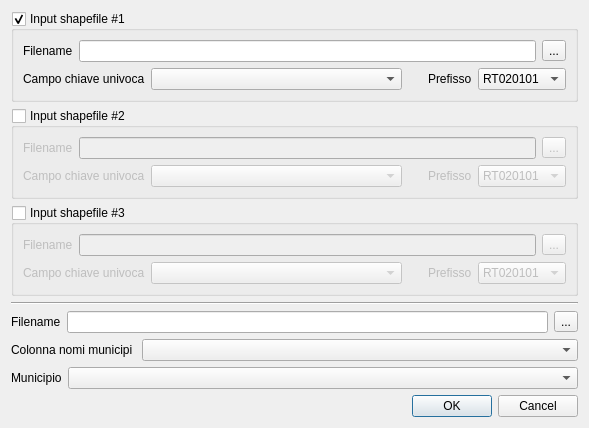
<?xml version="1.0" encoding="UTF-8"?>
<ui version="4.0">
 <class>Dialog</class>
 <widget class="QDialog" name="Dialog">
  <property name="geometry">
   <rect>
    <x>0</x>
    <y>0</y>
    <width>589</width>
    <height>370</height>
   </rect>
  </property>
  <property name="windowTitle">
   <string>Creazione database vuoto</string>
  </property>
  <layout class="QVBoxLayout" name="verticalLayout">
   <item>
    <widget class="QGroupBox" name="shape1Group">
     <property name="title">
      <string>Input shapefile #1</string>
     </property>
     <property name="checkable">
      <bool>true</bool>
     </property>
     <layout class="QVBoxLayout" name="verticalLayout_2">
      <item>
       <layout class="QHBoxLayout" name="horizontalLayout_1">
        <item>
         <widget class="QLabel" name="label_9">
          <property name="text">
           <string>Filename</string>
          </property>
         </widget>
        </item>
        <item>
         <widget class="QLineEdit" name="filename1Edit">
          <property name="readOnly">
           <bool>true</bool>
          </property>
         </widget>
        </item>
        <item>
         <widget class="QToolButton" name="browse1Btn">
          <property name="text">
           <string>...</string>
          </property>
         </widget>
        </item>
       </layout>
      </item>
      <item>
       <layout class="QHBoxLayout" name="horizontalLayout">
        <item>
         <widget class="QLabel" name="label_2">
          <property name="text">
           <string>Campo chiave univoca</string>
          </property>
         </widget>
        </item>
        <item>
         <widget class="QComboBox" name="field1Combo">
          <property name="sizePolicy">
           <sizepolicy hsizetype="Expanding" vsizetype="Fixed">
            <horstretch>0</horstretch>
            <verstretch>0</verstretch>
           </sizepolicy>
          </property>
         </widget>
        </item>
        <item>
         <widget class="QLabel" name="label">
          <property name="text">
           <string>Prefisso</string>
          </property>
          <property name="indent">
           <number>20</number>
          </property>
         </widget>
        </item>
        <item>
         <widget class="QComboBox" name="prefix1Combo">
          <property name="sizePolicy">
           <sizepolicy hsizetype="Preferred" vsizetype="Fixed">
            <horstretch>0</horstretch>
            <verstretch>0</verstretch>
           </sizepolicy>
          </property>
          <property name="sizeAdjustPolicy">
           <enum>QComboBox::AdjustToContents</enum>
          </property>
          <item>
           <property name="text">
            <string>RT020101</string>
           </property>
          </item>
          <item>
           <property name="text">
            <string>RT020202</string>
           </property>
          </item>
          <item>
           <property name="text">
            <string>RT020107</string>
           </property>
          </item>
         </widget>
        </item>
       </layout>
      </item>
     </layout>
    </widget>
   </item>
   <item>
    <widget class="QGroupBox" name="shape2Group">
     <property name="title">
      <string>Input shapefile #2</string>
     </property>
     <property name="checkable">
      <bool>true</bool>
     </property>
     <property name="checked">
      <bool>false</bool>
     </property>
     <layout class="QVBoxLayout" name="verticalLayout_3">
      <item>
       <layout class="QHBoxLayout" name="horizontalLayout_3">
        <item>
         <widget class="QLabel" name="label_7">
          <property name="text">
           <string>Filename</string>
          </property>
         </widget>
        </item>
        <item>
         <widget class="QLineEdit" name="filename2Edit">
          <property name="readOnly">
           <bool>false</bool>
          </property>
         </widget>
        </item>
        <item>
         <widget class="QToolButton" name="browse2Btn">
          <property name="text">
           <string>...</string>
          </property>
         </widget>
        </item>
       </layout>
      </item>
      <item>
       <layout class="QHBoxLayout" name="horizontalLayout_2">
        <item>
         <widget class="QLabel" name="label_3">
          <property name="text">
           <string>Campo chiave univoca</string>
          </property>
         </widget>
        </item>
        <item>
         <widget class="QComboBox" name="field2Combo">
          <property name="sizePolicy">
           <sizepolicy hsizetype="Expanding" vsizetype="Fixed">
            <horstretch>0</horstretch>
            <verstretch>0</verstretch>
           </sizepolicy>
          </property>
         </widget>
        </item>
        <item>
         <widget class="QLabel" name="label_4">
          <property name="text">
           <string>Prefisso</string>
          </property>
          <property name="indent">
           <number>20</number>
          </property>
         </widget>
        </item>
        <item>
         <widget class="QComboBox" name="prefix2Combo">
          <property name="sizePolicy">
           <sizepolicy hsizetype="Preferred" vsizetype="Fixed">
            <horstretch>0</horstretch>
            <verstretch>0</verstretch>
           </sizepolicy>
          </property>
          <property name="sizeAdjustPolicy">
           <enum>QComboBox::AdjustToContents</enum>
          </property>
          <item>
           <property name="text">
            <string>RT020101</string>
           </property>
          </item>
          <item>
           <property name="text">
            <string>RT020202</string>
           </property>
          </item>
          <item>
           <property name="text">
            <string>RT020107</string>
           </property>
          </item>
         </widget>
        </item>
       </layout>
      </item>
     </layout>
    </widget>
   </item>
   <item>
    <widget class="QGroupBox" name="shape3Group">
     <property name="title">
      <string>Input shapefile #3</string>
     </property>
     <property name="checkable">
      <bool>true</bool>
     </property>
     <property name="checked">
      <bool>false</bool>
     </property>
     <layout class="QVBoxLayout" name="verticalLayout_4">
      <item>
       <layout class="QHBoxLayout" name="horizontalLayout_4">
        <item>
         <widget class="QLabel" name="label_8">
          <property name="text">
           <string>Filename</string>
          </property>
         </widget>
        </item>
        <item>
         <widget class="QLineEdit" name="filename3Edit">
          <property name="readOnly">
           <bool>true</bool>
          </property>
         </widget>
        </item>
        <item>
         <widget class="QToolButton" name="browse3Btn">
          <property name="text">
           <string>...</string>
          </property>
         </widget>
        </item>
       </layout>
      </item>
      <item>
       <layout class="QHBoxLayout" name="horizontalLayout_5">
        <item>
         <widget class="QLabel" name="label_5">
          <property name="text">
           <string>Campo chiave univoca</string>
          </property>
         </widget>
        </item>
        <item>
         <widget class="QComboBox" name="field3Combo">
          <property name="sizePolicy">
           <sizepolicy hsizetype="Expanding" vsizetype="Fixed">
            <horstretch>0</horstretch>
            <verstretch>0</verstretch>
           </sizepolicy>
          </property>
         </widget>
        </item>
        <item>
         <widget class="QLabel" name="label_6">
          <property name="text">
           <string>Prefisso</string>
          </property>
          <property name="indent">
           <number>20</number>
          </property>
         </widget>
        </item>
        <item>
         <widget class="QComboBox" name="prefix3Combo">
          <property name="sizePolicy">
           <sizepolicy hsizetype="Preferred" vsizetype="Fixed">
            <horstretch>0</horstretch>
            <verstretch>0</verstretch>
           </sizepolicy>
          </property>
          <property name="sizeAdjustPolicy">
           <enum>QComboBox::AdjustToContents</enum>
          </property>
          <item>
           <property name="text">
            <string>RT020101</string>
           </property>
          </item>
          <item>
           <property name="text">
            <string>RT020202</string>
           </property>
          </item>
          <item>
           <property name="text">
            <string>RT020107</string>
           </property>
          </item>
         </widget>
        </item>
       </layout>
      </item>
     </layout>
    </widget>
   </item>
   <item>
    <widget class="Line" name="line">
     <property name="orientation">
      <enum>Qt::Horizontal</enum>
     </property>
    </widget>
   </item>
   <item>
    <layout class="QVBoxLayout" name="confiniGroup">
     <item>
      <layout class="QHBoxLayout" name="horizontalLayout_6">
       <item>
        <widget class="QLabel" name="label_10">
         <property name="text">
          <string>Filename</string>
         </property>
        </widget>
       </item>
       <item>
        <widget class="QLineEdit" name="filenameConfiniEdit"/>
       </item>
       <item>
        <widget class="QToolButton" name="browseConfiniBtn">
         <property name="text">
          <string>...</string>
         </property>
        </widget>
       </item>
      </layout>
     </item>
     <item>
      <layout class="QHBoxLayout" name="horizontalLayout_7">
       <item>
        <widget class="QLabel" name="label_12">
         <property name="sizePolicy">
          <sizepolicy hsizetype="Preferred" vsizetype="Preferred">
           <horstretch>0</horstretch>
           <verstretch>0</verstretch>
          </sizepolicy>
         </property>
         <property name="text">
          <string>Colonna nomi municipi </string>
         </property>
        </widget>
       </item>
       <item>
        <widget class="QComboBox" name="fieldComuneNameCombo">
         <property name="sizePolicy">
          <sizepolicy hsizetype="Expanding" vsizetype="Fixed">
           <horstretch>0</horstretch>
           <verstretch>0</verstretch>
          </sizepolicy>
         </property>
        </widget>
       </item>
      </layout>
     </item>
     <item>
      <layout class="QHBoxLayout" name="horizontalLayout_8">
       <item>
        <widget class="QLabel" name="label_11">
         <property name="text">
          <string>Municipio</string>
         </property>
        </widget>
       </item>
       <item>
        <widget class="QComboBox" name="comuneNameCombo">
         <property name="sizePolicy">
          <sizepolicy hsizetype="Expanding" vsizetype="Fixed">
           <horstretch>0</horstretch>
           <verstretch>0</verstretch>
          </sizepolicy>
         </property>
        </widget>
       </item>
      </layout>
     </item>
    </layout>
   </item>
   <item>
    <widget class="QDialogButtonBox" name="buttonBox">
     <property name="orientation">
      <enum>Qt::Horizontal</enum>
     </property>
     <property name="standardButtons">
      <set>QDialogButtonBox::Cancel|QDialogButtonBox::Ok</set>
     </property>
    </widget>
   </item>
  </layout>
 </widget>
 <resources/>
 <connections>
  <connection>
   <sender>buttonBox</sender>
   <signal>accepted()</signal>
   <receiver>Dialog</receiver>
   <slot>accept()</slot>
   <hints>
    <hint type="sourcelabel">
     <x>248</x>
     <y>254</y>
    </hint>
    <hint type="destinationlabel">
     <x>157</x>
     <y>274</y>
    </hint>
   </hints>
  </connection>
  <connection>
   <sender>buttonBox</sender>
   <signal>rejected()</signal>
   <receiver>Dialog</receiver>
   <slot>reject()</slot>
   <hints>
    <hint type="sourcelabel">
     <x>316</x>
     <y>260</y>
    </hint>
    <hint type="destinationlabel">
     <x>286</x>
     <y>274</y>
    </hint>
   </hints>
  </connection>
 </connections>
</ui>
